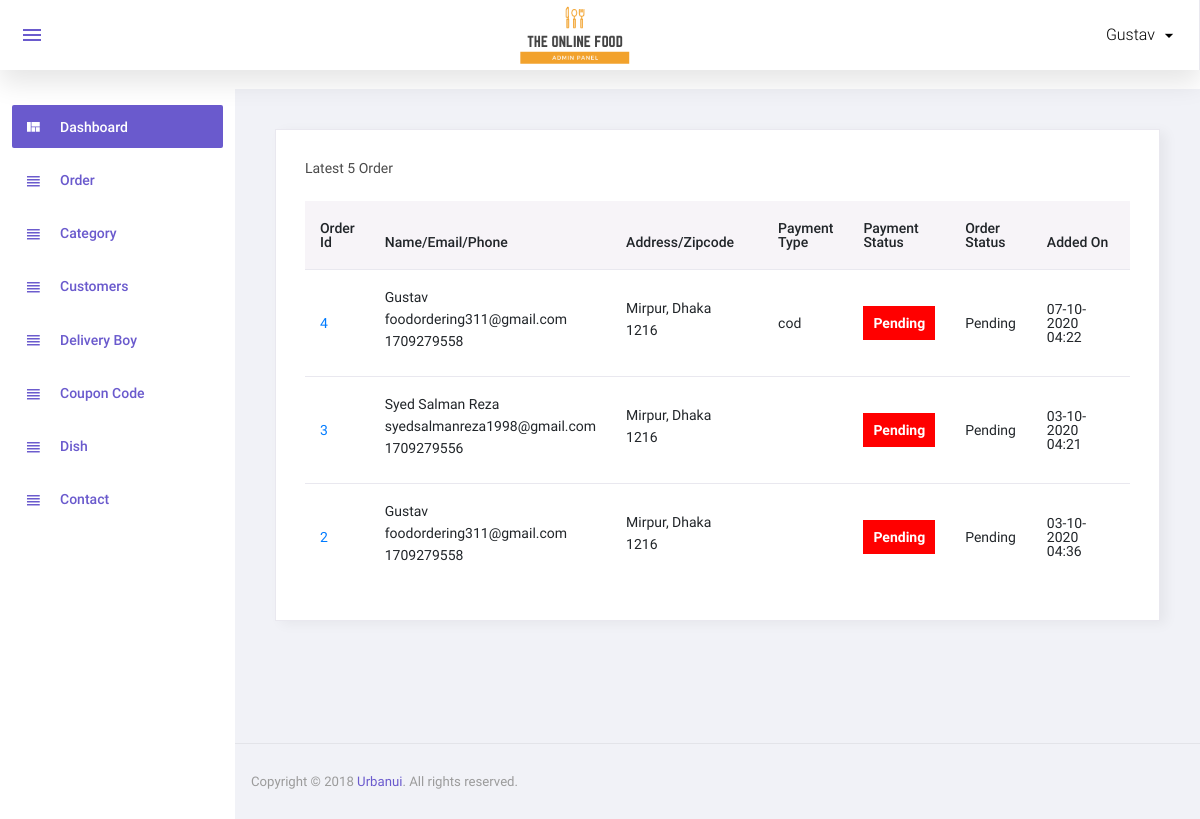
The app's page /admin/Welcome_Page.php (signed in), older data.
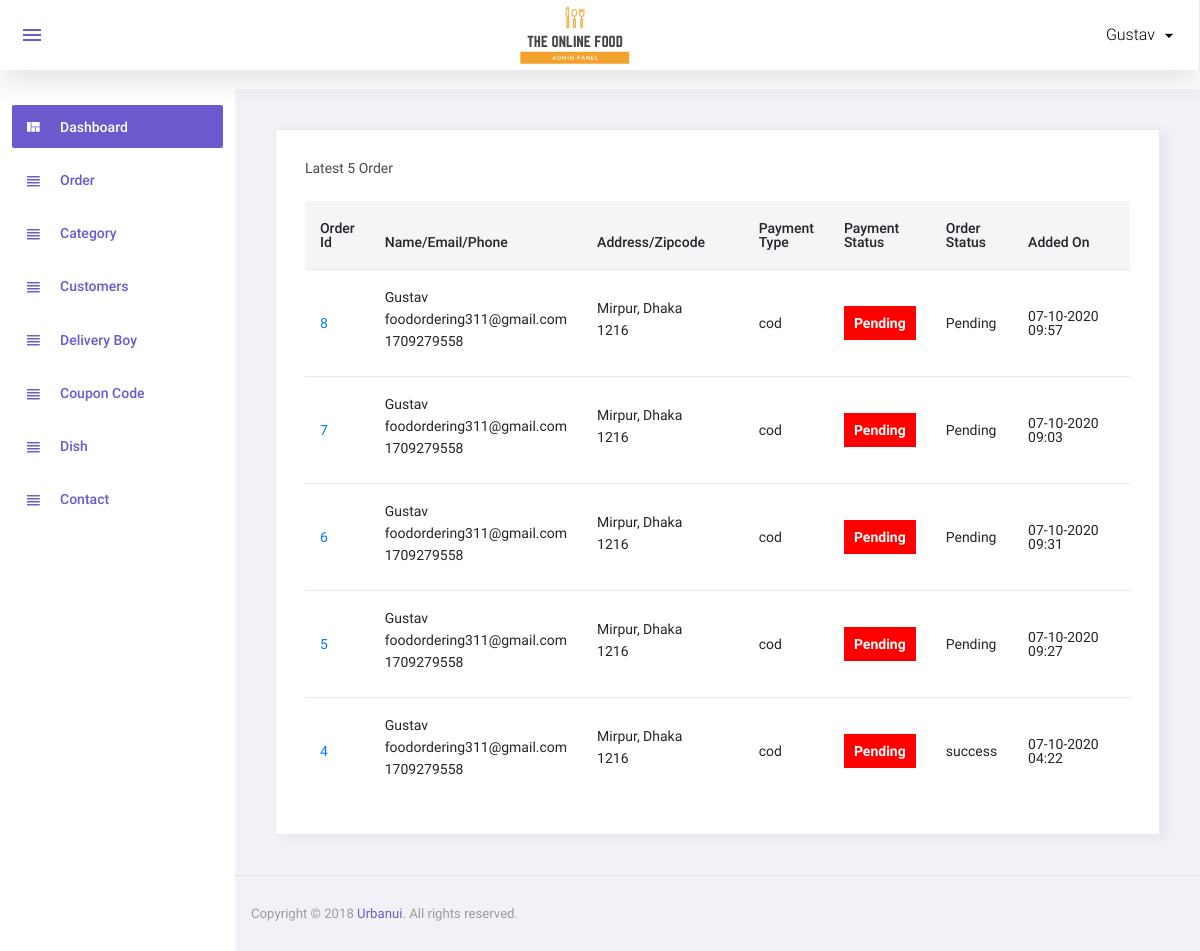
The same page, newer data.
### tables this page shows
CREATE TABLE `order_master` (
  `id` int(11) NOT NULL,
  `user_id` int(11) NOT NULL,
  `name` varchar(50) NOT NULL,
  `email` varchar(50) NOT NULL,
  `phone` varchar(50) NOT NULL,
  `address` text NOT NULL,
  `total_price` float NOT NULL,
  `coupon_code` varchar(20) NOT NULL,
  `final_price` float NOT NULL,
  `zipcode` varchar(10) NOT NULL,
  `delivery_boy_id` int(11) NOT NULL,
  `payment_status` varchar(20) NOT NULL,
  `order_status` int(11) NOT NULL,
  `added_on` datetime NOT NULL,
  `payment_type` varchar(20) NOT NULL
);

CREATE TABLE `order_status` (
  `id` int(11) NOT NULL,
  `order_status` varchar(50) NOT NULL
);

### admin/Welcome_Page.php (the view, shortened to what this page needs)
<?php include ('top.php');
$sql="select order_master.*,order_status.order_status as order_status_str from order_master,order_status where order_master.order_status=order_status.id order by order_master.id desc limit 5";
$res=mysqli_query($con,$sql);
?>
<div class="row">
    <div class="col-12">
        <div class="card">
            <div class="card-body">
                <h4 class="card-title">Latest 5 Order</h4>
                <div class="table-responsive">
                    <table class="table table-hover">
                        <thead>
                        <tr>
                            <th width="5%">Order Id</th>
                            <th width="20%">Name/Email/Phone</th>
                            <th width="20%">Address/Zipcode</th>
                            <th width="10%">Payment Type</th>
                            <th width="10%">Payment Status</th>
                            <th width="10%">Order Status</th>
                            <th width="15%">Added On</th>
                        </tr>
                        </thead>
                        <tbody>
                        <?php if(mysqli_num_rows($res)>0){
                            while($row=mysqli_fetch_assoc($res)){
                                ?>
                                <tr>
                                    <td>
                                        <div class="div_order_id">
                                            <a href="order_detail.php?id=<?php echo $row['id']?>"><?php echo $row['id']?></a>
                                        </div>
                                    </td>
                                    <td>
                                        <p><?php echo $row['name']?></p>
                                        <p><?php echo $row['email']?></p>
                                        <p><?php echo $row['phone']?></p>
                                    <td>
                                        <p><?php echo $row['address']?></p>
                                        <p><?php echo $row['zipcode']?></p>
                                    </td>
                                    <td><?php echo $row['payment_type']?></td>
                                    <td>
                                        <div class="payment_status payment_status_<?php echo $row['payment_status']?>"><?php echo ucfirst($row['payment_status'])?></div>
                                    </td>
                                    <td><?php echo $row['order_status_str']?></td>
                                    <td>
                                        <?php
                                        $dateStr=strtotime($row['added_on']);
                                        echo date('d-m-Y h:s',$dateStr);
                                        ?>
                                    </td>
                                </tr>
                                <?php
                            } } else { ?>
                            <tr>
                                <td colspan="6">No data found</td>
                            </tr>
                        <?php } ?>
                        </tbody>
                    </table>
                </div>
            </div>
        </div>
    </div>
</div>
<?php include ('footer.php');?>

Row changes from the older to the newer data that the page shows:
no longer on this page (row edited): order_master: id "3", name "Syed Salman Reza", email "syedsalmanreza1998@gmail.com", phone "1709279556", address "Mirpur, Dhaka", zipcode "1216", payment_status "Pending", order_status.order_status "Pending", added_on "03-10-2020 04:21"
no longer on this page (row edited): order_master: id "2", name "Gustav", email "foodordering311@gmail.com", phone "1709279558", address "Mirpur, Dhaka", zipcode "1216", payment_status "Pending", order_status.order_status "Pending", added_on "03-10-2020 04:36"
added order_master: id "8", name "Gustav", email "foodordering311@gmail.com", phone "1709279558", address "Mirpur, Dhaka", zipcode "1216", payment_type "cod", payment_status "Pending", order_status.order_status "Pending", added_on "07-10-2020 09:57"
added order_master: id "7", name "Gustav", email "foodordering311@gmail.com", phone "1709279558", address "Mirpur, Dhaka", zipcode "1216", payment_type "cod", payment_status "Pending", order_status.order_status "Pending", added_on "07-10-2020 09:03"
added order_master: id "6", name "Gustav", email "foodordering311@gmail.com", phone "1709279558", address "Mirpur, Dhaka", zipcode "1216", payment_type "cod", payment_status "Pending", order_status.order_status "Pending", added_on "07-10-2020 09:31"
added order_master: id "5", name "Gustav", email "foodordering311@gmail.com", phone "1709279558", address "Mirpur, Dhaka", zipcode "1216", payment_type "cod", payment_status "Pending", order_status.order_status "Pending", added_on "07-10-2020 09:27"
changed order_master id 4: order_status.order_status "Pending" → "success"
